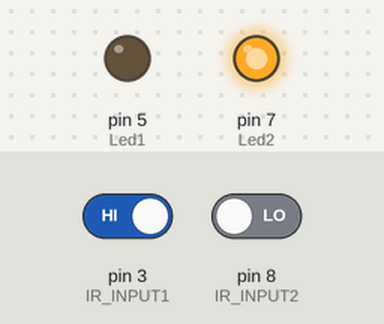
A program run on a simulated Raspberry Pi (header pin numbers). On the bench: output pins drawn as LEDs (lit = HIGH). The test bench sets the inputs (shaded band); at power-on: pin 3 (IR_INPUT1) HIGH, pin 8 (IR_INPUT2) LOW. What the program prints to the terminal is not drawn.

Above: at 1.2 s.
1.3 s: pin 3 (IR_INPUT1) driven LOW
At 2.2 s:
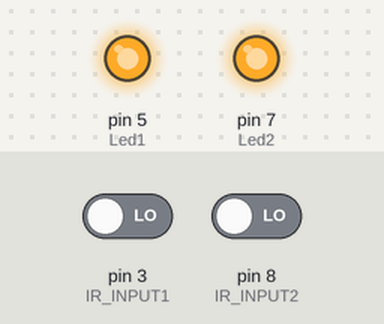
2.8 s: pin 8 (IR_INPUT2) driven HIGH
At 3.3 s:
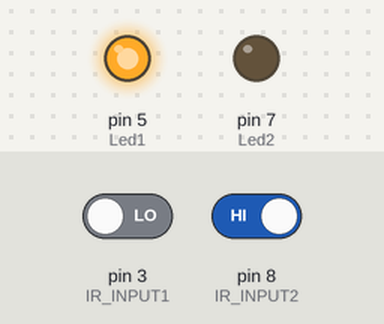
4.3 s: pin 3 (IR_INPUT1) driven HIGH
At 5.5 s:
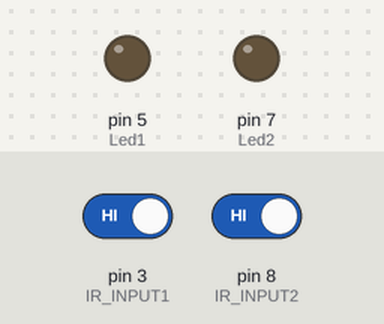
5.8 s: pin 8 (IR_INPUT2) driven LOW
At 6.8 s:
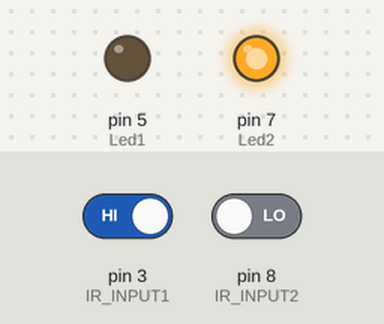
Timing chart, 0 to 8.3 s (numbered marks = the images above; inputs shaded):
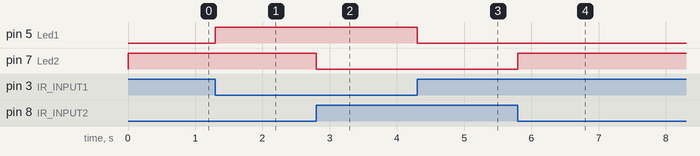

The program:

level_indicator.py
```python
import RPi.GPIO as io
io.setwarnings(False)

io.setmode(io.BOARD)

IR_INPUT1 = 3#level tester
IR_INPUT2 = 8#level tester


Led1 = 5#indicator 1
Led2 = 7#indicator 2


io.setup(IR_INPUT1,io.IN)
io.setup(IR_INPUT2,io.IN)

io.setup(Led1,io.OUT)
io.setup(Led2,io.OUT)

while True:

        c = io.input(IR_INPUT1)
        d = io.input(IR_INPUT2)

        print

        print d


        if c==0 and d==0:
            io.output(Led1,True)
            io.output(Led2,True)

            print 'cd',c ,d
            print 'null'

        if c==0 and d==1:
            io.output(Led1,True)
            io.output(Led2,False)

            print "cd", c ,d
            print 'med'

        if c==1 and d==0:
            io.output(Led1,False)
            io.output(Led2,True)

            print "cd", c ,d
            print 'low'

        if c==1 and d==1:
            io.output(Led1,False)
            io.output(Led2,False)

            print "cd", c ,d
            print 'high'
```

Measured:
- after the input at 1.3 s, pin 5 (Led1): LOW → HIGH at once
- after the input at 2.8 s, pin 7 (Led2): HIGH → LOW at once
- after the input at 4.3 s, pin 5 (Led1): HIGH → LOW at once
- after the input at 5.8 s, pin 7 (Led2): LOW → HIGH at once
